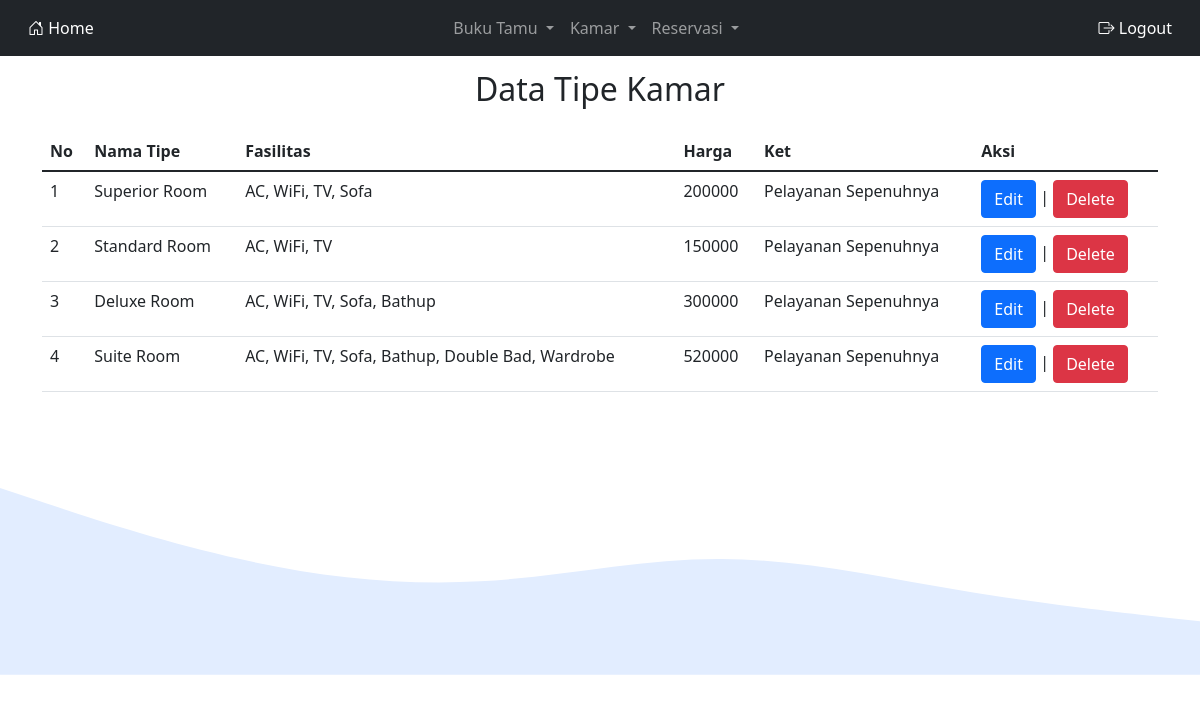
Screenshot of /dataTipeKamar.php with the database file from the repository.
### tables this page shows
CREATE TABLE `tipe_kamar` (
  `id_tipe` int(11) NOT NULL,
  `nama_tipe` varchar(100) NOT NULL,
  `fasilitas` varchar(100) NOT NULL,
  `harga` double NOT NULL,
  `ket` text NOT NULL
);

### database.php (called while the page is built, shortened)
<?php
class database
{
    var $host = "localhost";
    var $user = "root";
    var $pas = "";
    var $db = "hotel2";
    var $koneksi = "";
    function __construct()
    {
        $this->koneksi = mysqli_connect($this->host, $this->user, $this->pas, $this->db);
    }
    function dataTipeKamar()
    {
        $data = mysqli_query($this->koneksi, "SELECT * FROM tipe_kamar");
        while ($row = mysqli_fetch_array($data)) {
            $hasil[] = $row;
        }
        return $hasil;
    }
}

### dataTipeKamar.php (the view, shortened to what this page needs)
<?php
class home
{
    function __construct()
    {
        include "menu.php";
    }
}
include "database.php";
$db = new database();
$data = $db->dataTipeKamar();
?>
<!DOCTYPE html>
<html lang="en">
<head>
    <link rel="stylesheet" href="https://cdn.jsdelivr.net/npm/bootstrap-icons@1.8.1/font/bootstrap-icons.css">
    <link href="https://cdn.jsdelivr.net/npm/bootstrap@5.1.3/dist/css/bootstrap.min.css" rel="stylesheet">
</head>
<body>
    <section id="dataBarang">
        <div class="container">
            <div class="row text-center">
                <div class="col">
                    <h2 class="fw-normal mb-4">Data Tipe Kamar</h2>
                </div>
            </div>
            <div class="row justify-content-center">
                <div class="col-md">
                    <table class="table table-hover">
                        <thead>
                            <tr>
                                <th>No</th>
                                <th>Nama Tipe</th>
                                <th>Fasilitas</th>
                                <th>Harga</th>
                                <th>Ket</th>
                                <th>Aksi</th>
                            </tr>
                        </thead>
                        <tbody>
                            <?php
                            $no = 1;
                            foreach ($data as $row) {
                            ?>
                                <tr>
                                    <td><?= $no++; ?></td>
                                    <td><?= $row["nama_tipe"]; ?></td>
                                    <td><?= $row["fasilitas"]; ?></td>
                                    <td><?= $row["harga"]; ?></td>
                                    <td><?= $row["ket"]; ?></td>
                                    <td><a href="<?= "formTipeKamar.php?&&edit=update&&id=$row[id_tipe]"; ?>" class="btn btn-m btn-primary">Edit</a> |
                                        <a href="<?= "prosesTipeKamar.php?&&aksi=delete&&id=$row[id_tipe]"; ?>" class="btn btn-m btn-danger" onclick="javascript: return confirm('Apakah anda yakin ingin dihapus?')">Delete</a>
                                    </td>
                                </tr>
                            <?php } ?>
                        </tbody>
                    </table>
                </div>
            </div>
        </div>
    </section>
</body>
</html>

### dataTipeKamar.php (style rules this page uses)
h2 { margin-top: 70px; }

### rows the page displays
tipe_kamar: nama_tipe "Superior Room", fasilitas "AC, WiFi, TV, Sofa", harga "200000", ket "Pelayanan Sepenuhnya"
tipe_kamar: nama_tipe "Standard Room", fasilitas "AC, WiFi, TV", harga "150000", ket "Pelayanan Sepenuhnya"
tipe_kamar: nama_tipe "Deluxe Room", fasilitas "AC, WiFi, TV, Sofa, Bathup", harga "300000", ket "Pelayanan Sepenuhnya"
tipe_kamar: nama_tipe "Suite Room", fasilitas "AC, WiFi, TV, Sofa, Bathup, Double Bad, Wardrobe", harga "520000", ket "Pelayanan Sepenuhnya"
